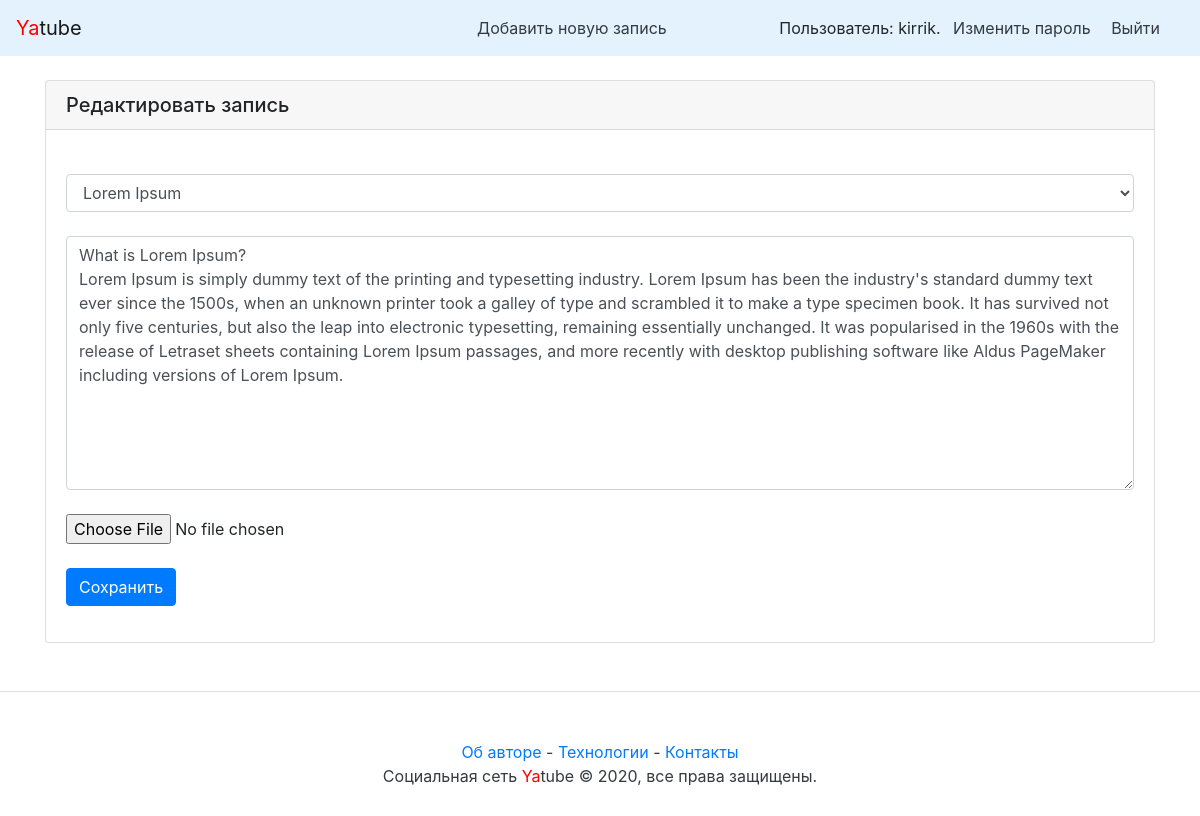
Screenshot of /kirrik/1/edit/ (signed in) with the database file from the repository.
### posts/models.py (models this page shows, shortened)
class Post(models.Model):
    text = models.TextField()
    pub_date = models.DateTimeField("Дата публикации", auto_now_add=True, db_index=True)
    author = models.ForeignKey(User, on_delete=models.CASCADE, related_name="author_posts")
    group = models.ForeignKey(Group, on_delete=models.CASCADE, related_name="group_posts", blank=True, null=True)
    image = models.ImageField(upload_to='posts/', blank=True, null=True)
    class Meta:
        ordering = ['-pub_date']

### posts/views.py (the view)
# urls.py: path("<username>/<int:post_id>/edit/", views.post_edit, name="post_edit"),
@login_required
def post_edit(request, username, post_id):
    post = get_object_or_404(Post, id=post_id)
    user = get_object_or_404(User, username=username)
    if request.user != user:
        return redirect("post", username=request.user.username, post_id=post_id)
    form = PostForm(request.POST or None, files=request.FILES or None, instance=post)
    if request.method == "POST":
        if form.is_valid():
            form.save()
            return redirect("post", username=request.user.username, post_id=post_id)
    return render(request, "post_edit.html", {"form": form, "post": post})

### posts/forms.py
class PostForm(ModelForm):
    class Meta:
        model = Post
        fields = ('group', 'text', 'image')
        labels = { 'text': 'Текст вашего поста:', 'group': 'Группа:', 'image': 'Изображение:'}

### posts/models.py (called while the page is built)
    def __str__(self):
        return self.title

### users/context_processors.py (called while the page is built)
def year(request):
    year = dt.datetime.now().year
    return {
        'year': year
    }

### users/templatetags/user_filters.py (called while the page is built)
@register.filter
def addclass(field, css):
        return field.as_widget(attrs={"class": css})

### posts/templates/post_edit.html (shortened to what this page needs)
{% extends "base.html" %}
{% block content %}
{% load user_filters %}
{% if user.is_authenticated %}
<div class="card my-4">
    <form method="POST" class="post-form" enctype="multipart/form-data">
        <h5 class="card-header">Редактировать запись</h5>
        <div class="card-body">
            <form>
                <div class="form-group">
                    {{field.label_tag}}<br />{{ form.group|addclass:"form-control" }}
                    {{field.label_tag}}<br />{{ form.text|addclass:"form-control" }}
                    {{field.label_tag}}<br />{{ form.image }}<br /><br />
                    <button type="submit" class="btn btn-primary">Сохранить</button>
                </div>
            </form>
        </div>
    </form>
</div>
{% else %}
    <a class="p-2 text-dark" href="{% url 'login' %}">Войти</a>
{% endif %}
{% endblock %}

### templates/nav.html
<nav class="navbar navbar-light" style="background-color: #e3f2fd;">
    <a class="navbar-brand" href="/"><span style="color:red">Ya</span>tube</a>
    <nav class="my-2 my-md-0 mr-md-3">
        {% if user.is_authenticated %}
        <a class="p-2 text-dark" style="margin-right: 100px;" href="{% url 'new_post' %}">Добавить новую запись</a>
        Пользователь: {{ user.username }}.
        <a class="p-2 text-dark" href="{% url 'password_change' %}">Изменить пароль</a>
        <a class="p-2 text-dark" href="{% url 'logout' %}">Выйти</a>
        {% else %}
        <a class="p-2 text-dark" href="{% url 'login' %}">Войти</a> |
        <a class="p-2 text-dark" href="{% url 'signup' %}">Регистрация</a>
        {% endif %}
    </nav>
</nav>

### rows the page displays
Post: group "Lorem Ipsum", text "What is Lorem Ipsum? Lorem Ipsum is simply dummy text of the printing and typesetting industry. Lorem Ipsum has been the industry's standard dummy text ever since the 1500s, when an unknown printer took a galley of type and scrambled it to make a type specimen book. It has survived not only five centuries, but also the leap into electronic typesetting, remaining essentially unchanged. It was popularised in the 1960s with the release of Letraset sheets containing Lorem Ipsum passages, and more recently with desktop publishing software like Aldus PageMaker including versions of Lorem Ipsum."

### other values shown
{{ user.username }} "kirrik"
